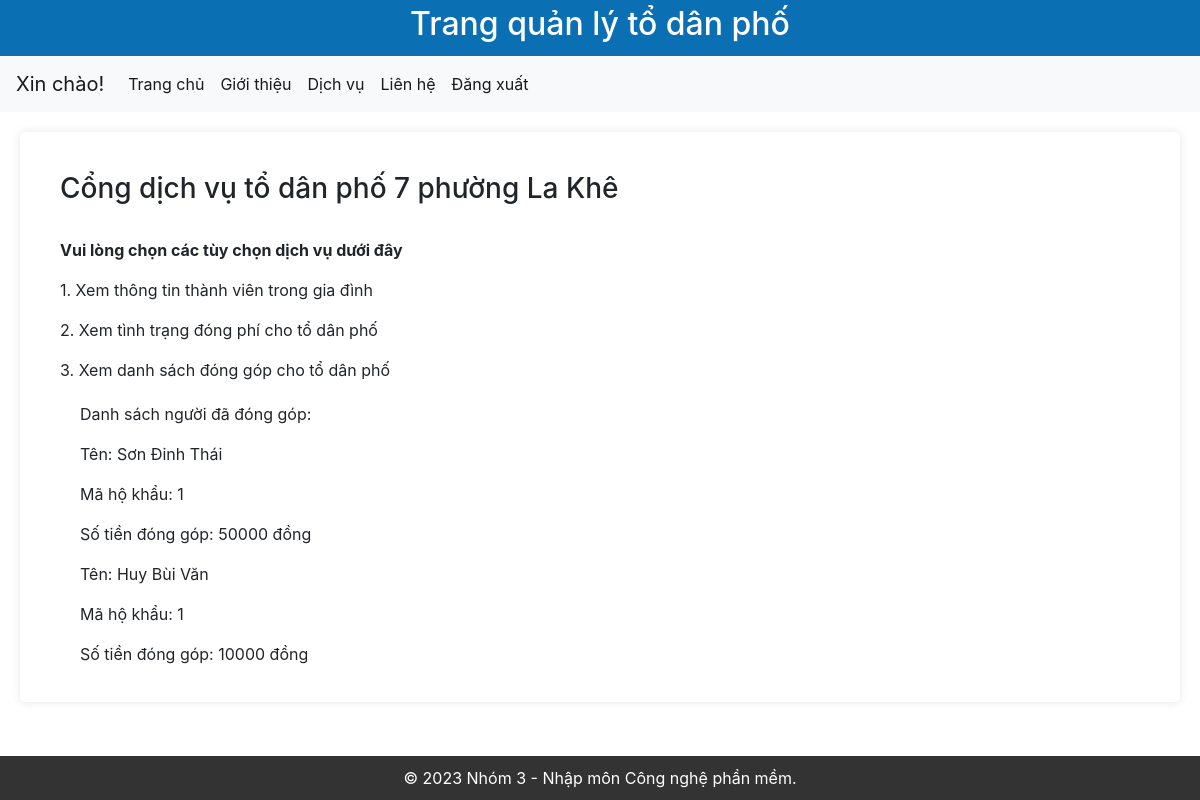
Screenshot of /find_users_donggop/ (signed in) with the database file from the repository.
### nmcnpmapp/models.py (models this page shows, shortened)
class CustomUser(AbstractUser):
    is_approved = models.BooleanField(default=False)
    first_name = models.CharField(max_length=30)
    last_name = models.CharField(max_length=30)
    group = models.CharField(max_length=30)
    name = models.CharField(max_length=100)
    dongphi = models.BooleanField(default=False)
    donggop = models.PositiveSmallIntegerField(default=0)

### nmcnpmapp/views.py (the view)
# urls.py: path('find_users_donggop/', views.find_users_donggop, name='find_users_donggop'),
def find_users_donggop(request):
    users_donggop = []
    for user in CustomUser.objects.all():
        if user.donggop:
            users_donggop.append(user)
    return render(request, 'myapp/service.html', {'users_donggop': users_donggop})

### nmcnpmapp/templates/myapp/service.html (shortened to what this page needs)
<!DOCTYPE html>
<html>
  <head>
    {% load static %}
    <link
      rel="stylesheet"
      type="text/css"
      href="{% static 'css/home-styles.css' %}"
    />
    <link rel="stylesheet" href="https://cdn.jsdelivr.net/npm/bootstrap@4.0.0/dist/css/bootstrap.min.css">
  </head>
  <body>
    <header>
      <h2>Trang quản lý tổ dân phố</h2>
    </header>
    <nav class="navbar navbar-expand-lg navbar-light bg-light">
      <a class="navbar-brand" href="/">Xin chào!</a>
      <div class="collapse navbar-collapse" id="navbarNavAltMarkup">
        <div class="navbar-nav">
          <a class="nav-item nav-link active" href="/">Trang chủ <span class="sr-only">(current)</span></a>
          <a class="nav-item nav-link active" href="/about">Giới thiệu</a>
          <a class="nav-item nav-link active" href="/service">Dịch vụ</a>
          <a class="nav-item nav-link active" href="/contact">Liên hệ</a>
          <a class="nav-item nav-link active" href="/logout">Đăng xuất</a>
        </div>
      </div>
    </nav>
    <main>
      <section>
        <h3>
          Cổng dịch vụ tổ dân phố 7 phường La Khê
        </h3>
        <br/>
        <p><b>Vui lòng chọn các tùy chọn dịch vụ dưới đây</b></p>
        <p id="service1">1. Xem thông tin thành viên trong gia đình</p>
        <p id="service2">2. Xem tình trạng đóng phí cho tổ dân phố</p>
        <p id="service3">3. Xem danh sách đóng góp cho tổ dân phố</p>
      </section>
    <div id="service3Detail" style="display: block;">
      <ul>
        <p>Danh sách người đã đóng góp:</p>
        {% for user in users_donggop %}
          <p>Tên: {{ user.first_name }} {{ user.last_name }}</p>
          <p>Mã hộ khẩu: {{ user.group }}</p>
          <p>Số tiền đóng góp: {{ user.donggop }} đồng</p>
        {% endfor %}
      </ul>
    </div>
    </main>
    <div id="footer">&copy; 2023 Nhóm 3 - Nhập môn Công nghệ phần mềm.</div>
  </body>
</html>

### nmcnpmapp/static/css/home-styles.css (style rules this page uses)
body { font-family: Arial, sans-serif; background-color: #674f4f; margin: 0; padding: 0; }
header { background-color: #0a6fb3; color: #ffffff; text-align: center; padding: 5px; }
main { padding: 20px; margin: 20px; background-color: #fff; border-radius: 5px; box-shadow: 0 0 10px rgba(0, 0, 0, 0.1); }
section { margin: 20px; }
#footer { position: fixed; bottom: 0; width: 100%; background-color: #333; color: #fff; text-align: center; padding: 10px; }

### rows the page displays
CustomUser: first_name "Sơn", last_name "Đinh Thái", group "1", donggop "50000"
CustomUser: first_name "Huy", last_name "Bùi Văn", group "1", donggop "10000"
